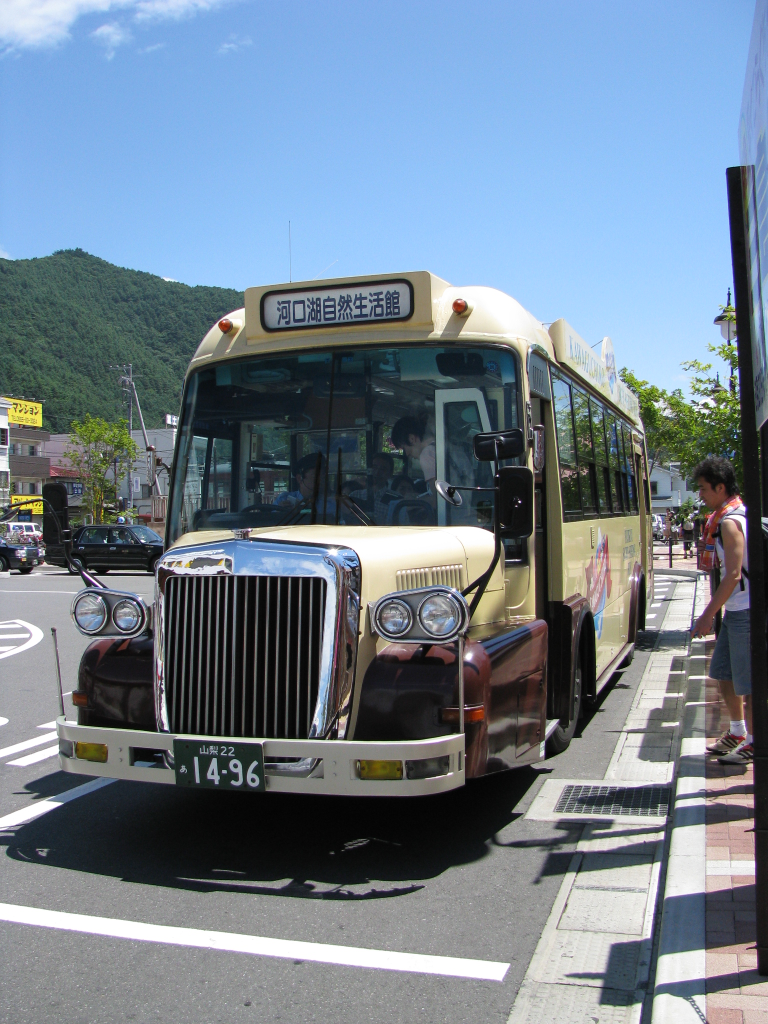
#> input picture python/opencv/IMG_2678.JPG, 1536 x 2048 px (shown at 1/2 size)
$ python img_split.py
#> lines starting #> are read from the running program, lines starting #| are printed output that depends on the picture
import cv2
import imutils
import numpy as np
import matplotlib.pyplot as plt

img = cv2.imread("./IMG_2678.JPG", cv2.IMREAD_COLOR)
#> img is the input picture: shape (2048, 1536, 3); mean B, G, R 142.8, 128.5, 113.5
img = imutils.resize(img, height=800)
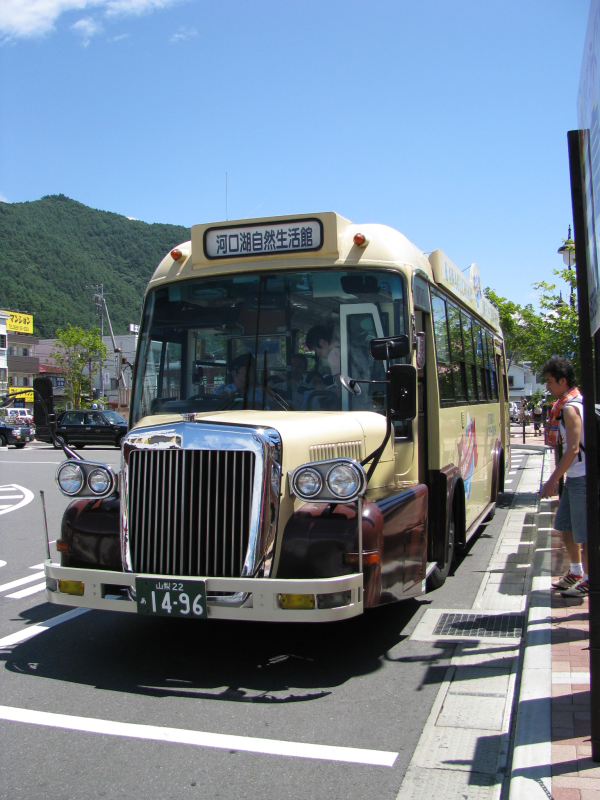
#> img: shape (800, 600, 3); mean B, G, R 142.8, 128.5, 113.5
print("img", img.shape)
#| img (800, 600, 3)

channels = cv2.split(img)

cv2.imshow("img0", channels[0])
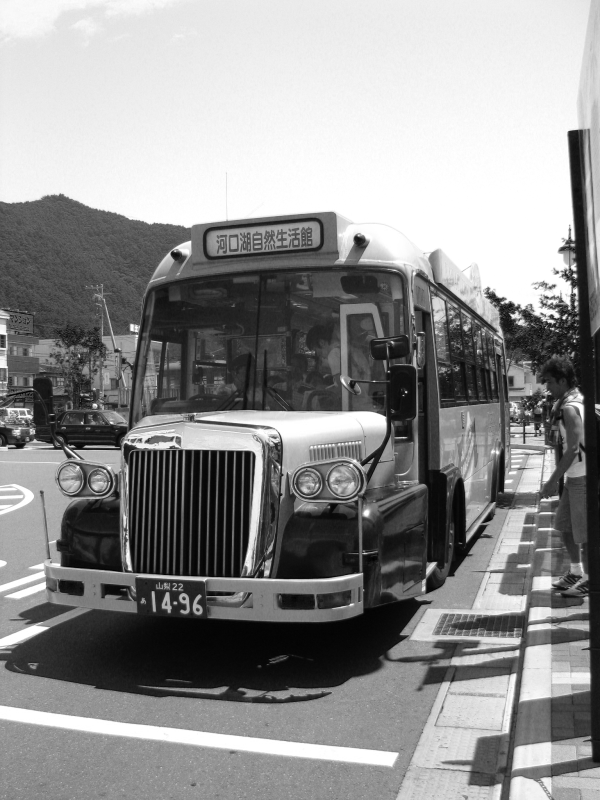
#> window 'img0': shape (800, 600); min 0, max 255, mean 142.8
cv2.imshow("img1", channels[1])
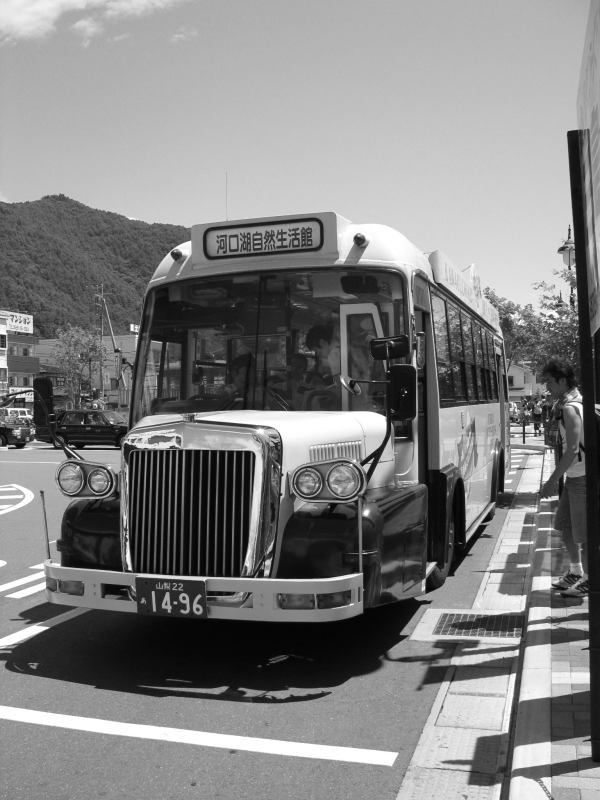
#> window 'img1': shape (800, 600); min 3, max 255, mean 128.5
cv2.imshow("img2", channels[2])
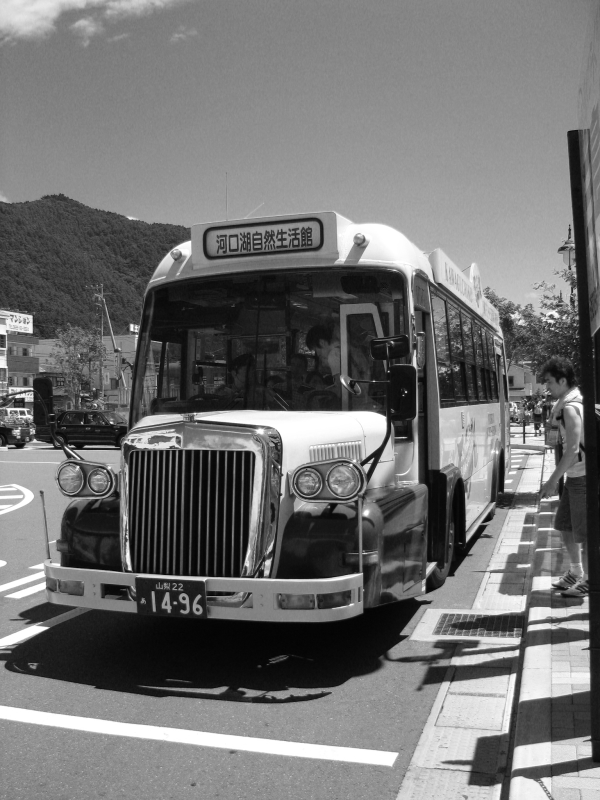
#> window 'img2': shape (800, 600); min 3, max 255, mean 113.5
print("channels[0]", channels[0].shape)
#| channels[0] (800, 600)
print("channels[1]", channels[1].shape)
#| channels[1] (800, 600)
print("channels[2]", channels[2].shape)
#| channels[2] (800, 600)
cv2.waitKey(0)
cv2.destroyAllWindows()

new_img0 = np.zeros(img.shape, dtype='uint8')
new_img0[:, :, 0] = channels[0]
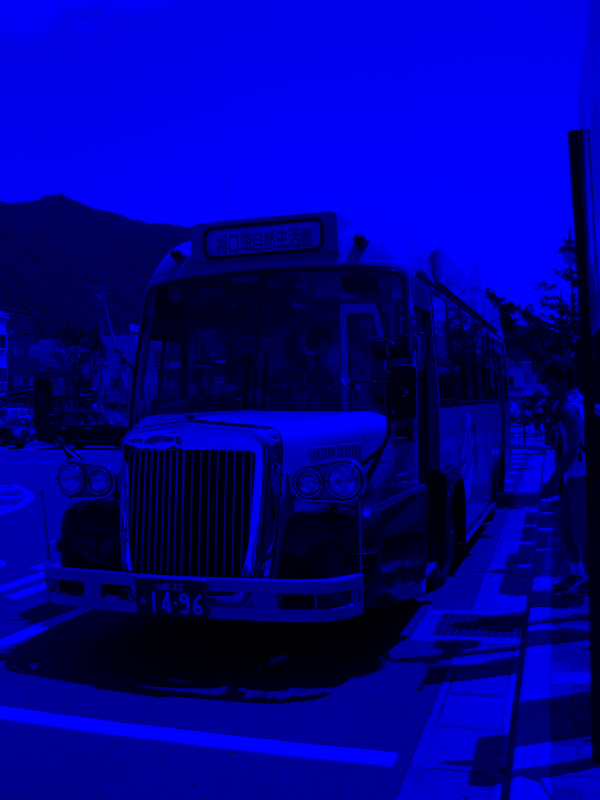
#> new_img0: shape (800, 600, 3); mean of channels 0, 1, 2 142.8, 0, 0; drawn as B, G, R
cv2.imshow("img0", new_img0)

new_img1 = np.zeros(img.shape, dtype='uint8')
new_img1[:, :, 1] = channels[1]
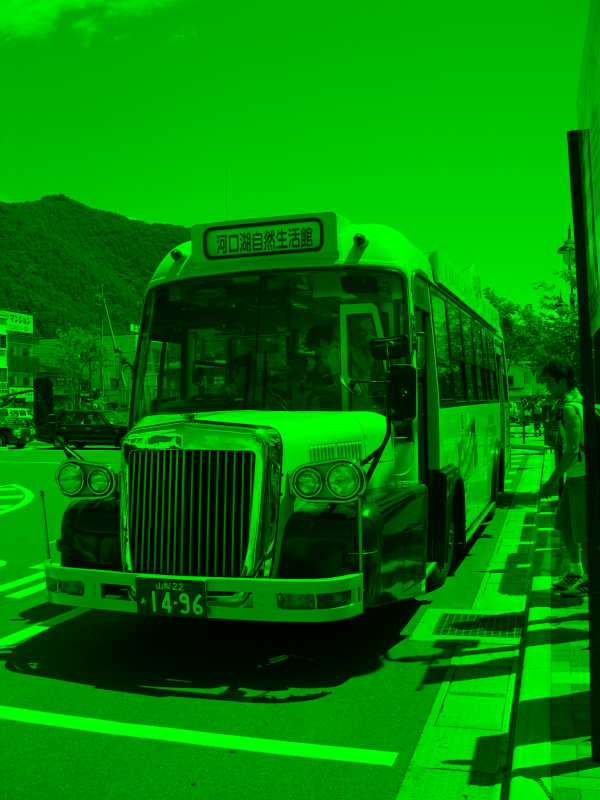
#> new_img1: shape (800, 600, 3); mean of channels 0, 1, 2 0, 128.5, 0; drawn as B, G, R
cv2.imshow("img1", new_img1)

new_img2 = np.zeros(img.shape, dtype='uint8')
new_img2[:, :, 2] = channels[2]
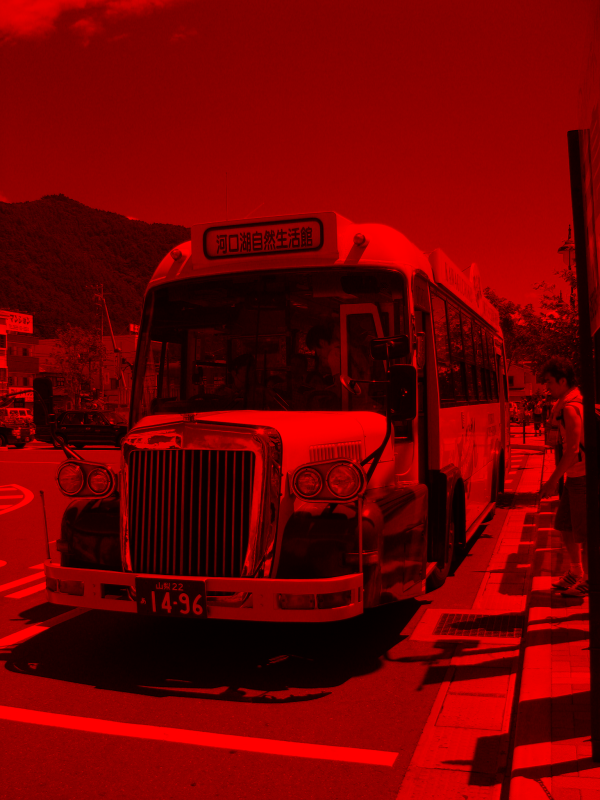
#> new_img2: shape (800, 600, 3); mean of channels 0, 1, 2 0, 0, 113.5; drawn as B, G, R
cv2.imshow("img2", new_img2)

print("new_img0", new_img0.shape)
#| new_img0 (800, 600, 3)
print("new_img1", new_img1.shape)
#| new_img1 (800, 600, 3)
print("new_img2", new_img2.shape)
#| new_img2 (800, 600, 3)
cv2.waitKey(0)
cv2.destroyAllWindows()

cv2.imshow("img", img)
plt.imshow(img)
plt.show()

img = cv2.cvtColor(img, cv2.COLOR_BGR2RGB)

cv2.imshow("img", img)
plt.imshow(img)
plt.show()
